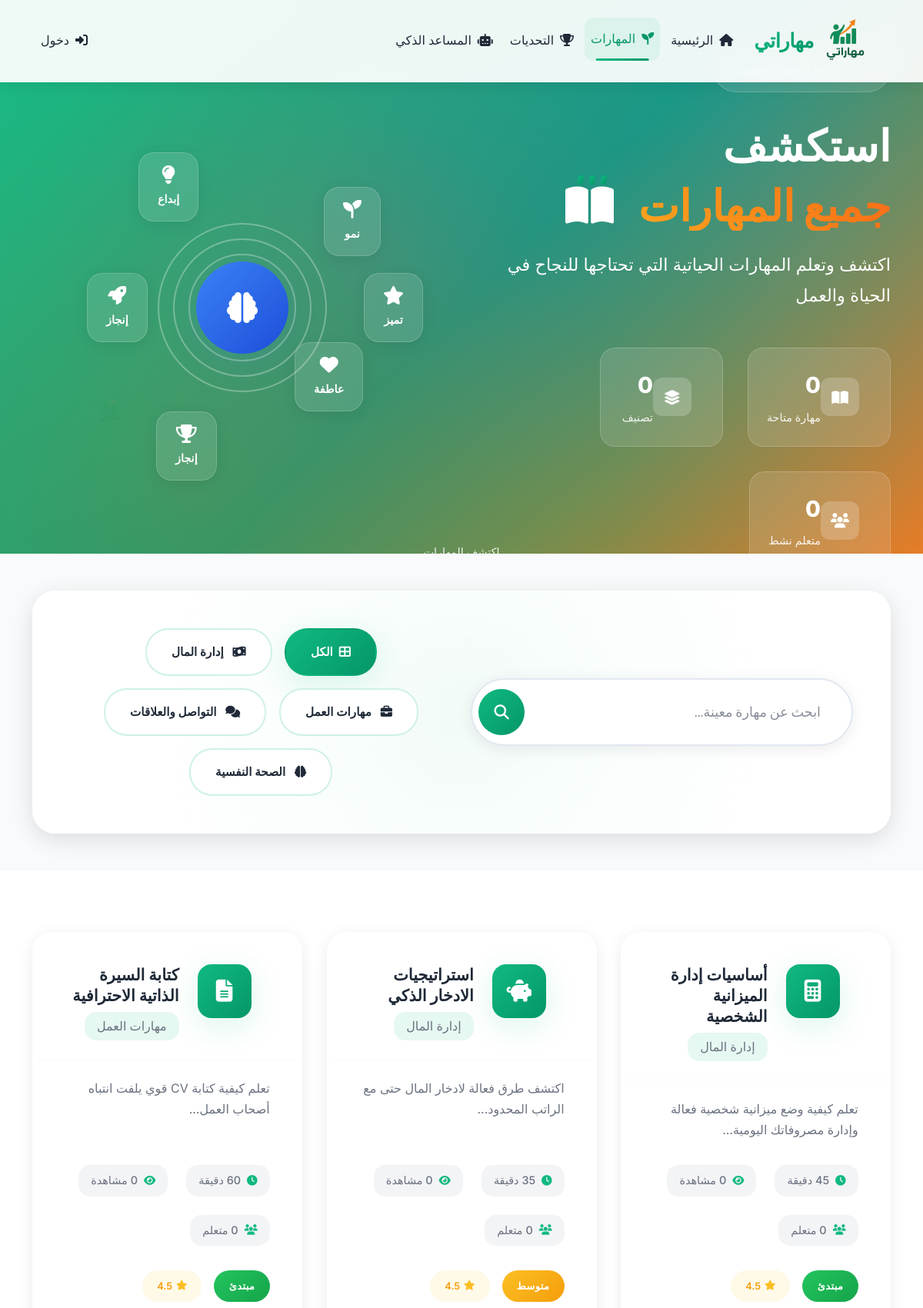
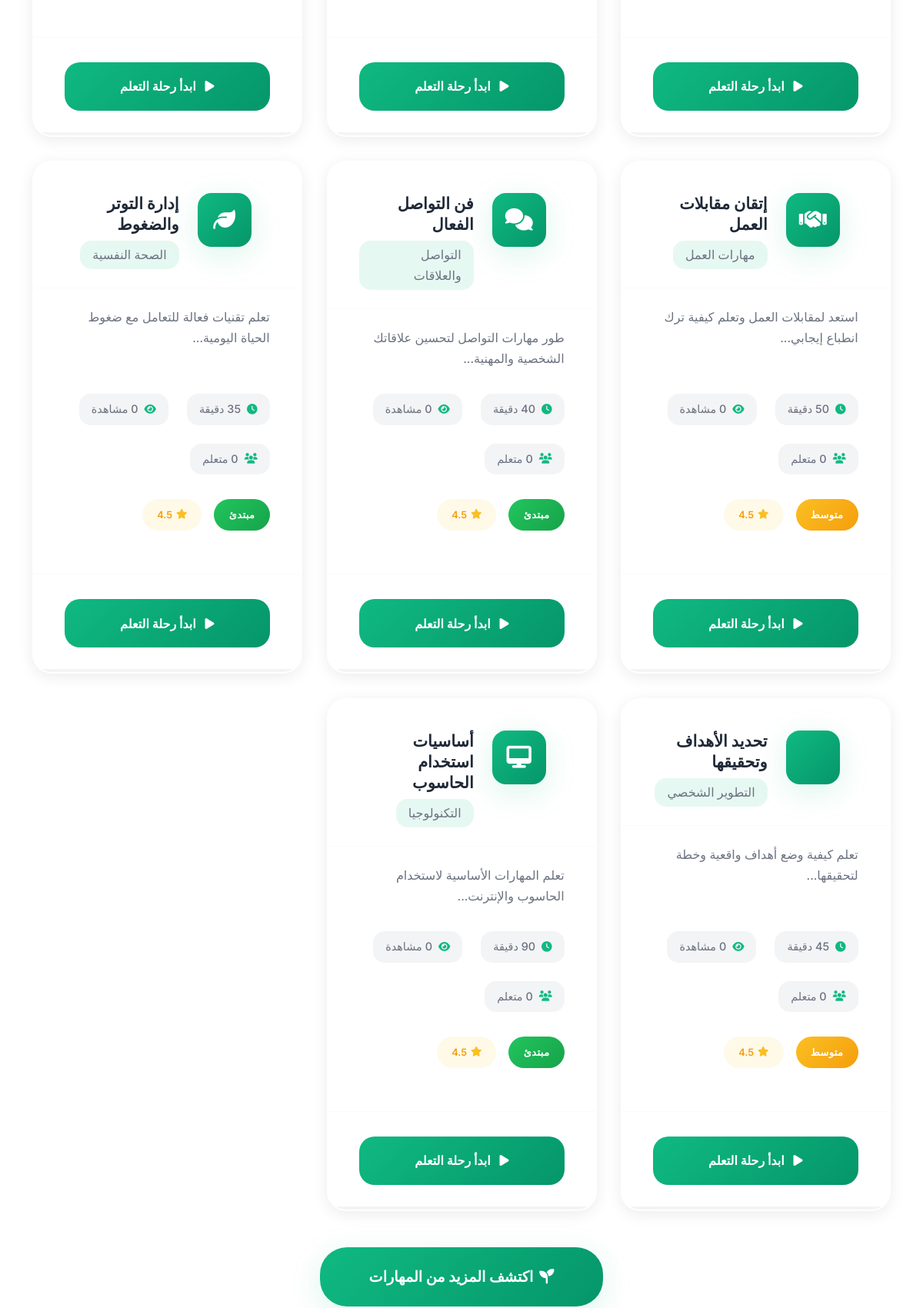
The page /skills.php (upper part) on the database its author committed (2 pictures, top to bottom).
### tables this page shows
CREATE TABLE skill_categories (
    id INT PRIMARY KEY AUTO_INCREMENT,
    name_ar VARCHAR(100) NOT NULL,
    description_ar TEXT,
    icon_class VARCHAR(50),
    color_code VARCHAR(7),
    sort_order INT DEFAULT 0,
    is_active BOOLEAN DEFAULT TRUE,
    created_at TIMESTAMP DEFAULT CURRENT_TIMESTAMP,
    INDEX idx_sort (sort_order),
    INDEX idx_active (is_active)
);

CREATE TABLE skills (
    id INT PRIMARY KEY AUTO_INCREMENT,
    category_id INT,
    title_ar VARCHAR(150) NOT NULL,
    description_ar TEXT,
    content_ar LONGTEXT,
    difficulty_level ENUM('beginner', 'intermediate', 'advanced'),
    estimated_time INT,  
    practical_examples TEXT,
    egyptian_context TEXT,
    icon_name VARCHAR(50),
    is_premium BOOLEAN DEFAULT FALSE,
    views_count INT DEFAULT 0,
    completion_rate DECIMAL(5,2) DEFAULT 0.00,
    is_active BOOLEAN DEFAULT TRUE,
    created_at TIMESTAMP DEFAULT CURRENT_TIMESTAMP,
    updated_at TIMESTAMP DEFAULT CURRENT_TIMESTAMP ON UPDATE CURRENT_TIMESTAMP,
    FOREIGN KEY (category_id) REFERENCES skill_categories(id) ON DELETE SET NULL,
    INDEX idx_category (category_id),
    INDEX idx_difficulty (difficulty_level),
    INDEX idx_premium (is_premium),
    INDEX idx_views (views_count),
    INDEX idx_active (is_active)
);

### skills.php (the view, shortened to what the rows shown need)
<?php
require_once 'config/config.php';
$skillsObj = new Skills();
$categoriesResult = $skillsObj->getCategories();
$categories = $categoriesResult['success'] ? $categoriesResult['data'] : [];
$selectedCategory = $_GET['category'] ?? null;
$userId = isLoggedIn() ? $_SESSION['user_id'] : null;
$skillsResult = $skillsObj->getSkills($selectedCategory, 20, 0, $userId);
$skills = $skillsResult['success'] ? $skillsResult['data'] : [];
$categoryName = 'جميع المهارات';
?>
<!DOCTYPE html>
<html lang="ar" dir="rtl">
<head>
    <link href="https://cdnjs.cloudflare.com/ajax/libs/font-awesome/6.4.0/css/all.min.css" rel="stylesheet">
    <link href="https://cdn.jsdelivr.net/npm/bootstrap@5.3.0/dist/css/bootstrap.rtl.min.css" rel="stylesheet">
    <link href="https://unpkg.com/aos@2.3.1/dist/aos.css" rel="stylesheet">
    <link href="css/index-styles.css" rel="stylesheet">
    <link href="css/skills-styles.css" rel="stylesheet">
</head>
<body>
    <section class="skills-hero-section position-relative overflow-hidden">
        <div class="container">
            <div class="row align-items-center min-vh-100">
                <div class="col-lg-6" data-aos="fade-right" data-aos-duration="1000">
                    <div class="hero-content">
                        <h1 class="hero-title mb-4" data-aos="fade-up" data-aos-delay="300">
                            استكشف
                            <span class="gradient-text"><?php echo htmlspecialchars($categoryName); ?></span>
                            <div class="growth-animation">
                                <i class="fas fa-book-open"></i>
                                <div class="growth-leaves">
                                    <span class="leaf leaf-1"></span>
                                    <span class="leaf leaf-2"></span>
                                    <span class="leaf leaf-3"></span>
                                </div>
                            </div>
                        </h1>
                    </div>
                </div>
            </div>
        </div>
    </section>
    <section class="search-filter-section py-5">
        <div class="container">
            <div class="search-filter-card glass-card" data-aos="zoom-in" data-aos-delay="200">
                <div class="row align-items-center">
                    <div class="col-lg-6">
                        <div class="filter-tabs">
                            <a href="skills.php" class="filter-tab <?php echo !$selectedCategory ? 'active' : ''; ?>" data-aos="fade-left" data-aos-delay="100">
                                <i class="fas fa-th-large me-2"></i>الكل
                                <div class="tab-glow"></div>
                            </a>
                            <?php foreach (array_slice($categories, 0, 4) as $index => $category): ?>
                            <a href="skills.php?category=<?php echo $category['id']; ?>"
                               class="filter-tab <?php echo $selectedCategory == $category['id'] ? 'active' : ''; ?>"
                               data-aos="fade-left" data-aos-delay="<?php echo ($index + 2) * 100; ?>">
                                <i class="<?php echo htmlspecialchars($category['icon_class'] ?? 'fas fa-star'); ?> me-2"></i>
                                <?php echo htmlspecialchars($category['name_ar']); ?>
                                <div class="tab-glow"></div>
                            </a>
                            <?php endforeach; ?>
                        </div>
                    </div>
                </div>
            </div>
        </div>
    </section>
    <section class="skills-grid-section py-5">
        <div class="container">
            <?php if (empty($skills)): ?>
                <div class="empty-state" data-aos="zoom-in">
                    <div class="empty-icon">
                        <img src="images/logo.png" alt="Logo" style="width: 60px; height: 60px;">
                        <div class="icon-growth-ring"></div>
                    </div>
                    <h3 class="empty-title">لا توجد مهارات في هذا التصنيف بعد</h3>
                    <p class="empty-description">
                        نحن نعمل باستمرار على إضافة مهارات جديدة لتطوير قدراتك.<br>
                        جرب تصنيفاً آخر أو عد لاحقاً لاكتشاف المحتوى الجديد!
                    </p>
                    <div class="empty-actions">
                        <a href="skills.php" class="btn btn-hero-primary btn-lg me-3">
                            <i class="fas fa-seedling me-2"></i>تصفح جميع المهارات
                            <div class="btn-sparkle"></div>
                        </a>
                        <a href="index.php" class="btn btn-hero-outline btn-lg">
                            <i class="fas fa-home me-2"></i>العودة للرئيسية
                        </a>
                    </div>
                </div>
            <?php else: ?>
                <div class="skills-grid" id="skillsGrid">
                    <?php foreach ($skills as $index => $skill): ?>
                    <div class="skill-card-container" data-aos="fade-up" data-aos-delay="<?php echo $index * 50; ?>">
                        <div class="skill-card-growth" data-tilt>
                            <div class="skill-header">
                                <div class="skill-icon-container">
                                    <div class="skill-icon-wrapper">
                                        <i class="<?php echo htmlspecialchars($skill['icon_name'] ?? 'fas fa-lightbulb'); ?> skill-icon"></i>
                                    </div>
                                </div>
                                <div class="skill-meta">
                                    <h5 class="skill-title"><?php echo htmlspecialchars($skill['title_ar']); ?></h5>
                                    <span class="skill-category"><?php echo htmlspecialchars($skill['category_name']); ?></span>
                                </div>
                            </div>
                            <div class="skill-body">
                                <p class="skill-description"><?php echo htmlspecialchars(substr($skill['description_ar'], 0, 120)) . '...'; ?></p>
                                <div class="skill-features">
                                    <div class="feature-item">
                                        <i class="fas fa-clock"></i>
                                        <span><?php echo $skill['estimated_time'] ?? 30; ?> دقيقة</span>
                                    </div>
                                    <div class="feature-item">
                                        <i class="fas fa-eye"></i>
                                        <span><?php echo number_format($skill['views_count']); ?> مشاهدة</span>
                                    </div>
                                    <div class="feature-item">
                                        <i class="fas fa-users"></i>
                                        <span><?php echo number_format($skill['learners_count'] ?? 0); ?> متعلم</span>
                                    </div>
                                </div>
                                <div class="skill-badges">
                                    <span class="difficulty-badge difficulty-<?php echo $skill['difficulty_level']; ?>">
                                        <?php
                                        $levels = ['beginner' => 'مبتدئ', 'intermediate' => 'متوسط', 'advanced' => 'متقدم'];
                                        echo $levels[$skill['difficulty_level']] ?? 'مبتدئ';
                                        ?>
                                    </span>
                                    <span class="rating-badge">
                                        <i class="fas fa-star"></i>
                                        <?php echo number_format($skill['rating'] ?? 4.5, 1); ?>
                                    </span>
                                </div>
                            </div>
                            <div class="skill-footer">
                                <?php if ($skill['is_premium'] && (!isLoggedIn() || $_SESSION['subscription_type'] === 'free')): ?>
                                    <a href="subscription.php" class="btn btn-premium-upgrade w-100">
                                        <i class="fas fa-crown me-2"></i>ترقية الاشتراك
                                        <div class="btn-growth-effect"></div>
                                    </a>
                                <?php else: ?>
                                    <a href="skill.php?id=<?php echo $skill['id']; ?>" class="btn btn-skill-growth w-100">
                                        <i class="fas fa-play me-2"></i>
                                        <?php echo isset($skill['user_progress']) && $skill['user_progress'] > 0 ? 'متابعة النمو' : 'ابدأ رحلة التعلم'; ?>
                                    </a>
                                <?php endif; ?>
                            </div>
                            <div class="card-shine"></div>
                            <div class="growth-indicator">
                            </div>
                        </div>
                    </div>
                    <?php endforeach; ?>
                </div>
            <?php endif; ?>
        </div>
    </section>
</body>
</html>

### rows shown on the page
skill_categories: name_ar "إدارة المال"
skill_categories: name_ar "مهارات العمل"
skill_categories: name_ar "التواصل والعلاقات"
skill_categories: name_ar "الصحة النفسية"
skills: title_ar "أساسيات إدارة الميزانية الشخصية", category.name_ar "إدارة المال", description_ar "تعلم كيفية وضع ميزانية شخصية فعالة وإدارة مصروفاتك اليومية", estimated_time "45", views_count "0", difficulty_level "مبتدئ", rating "4.5"
skills: title_ar "استراتيجيات الادخار الذكي", category.name_ar "إدارة المال", description_ar "اكتشف طرق فعالة لادخار المال حتى مع الراتب المحدود", difficulty_level "متوسط", rating "4.5"
skills: title_ar "كتابة السيرة الذاتية الاحترافية", category.name_ar "مهارات العمل", description_ar "تعلم كيفية كتابة CV قوي يلفت انتباه أصحاب العمل", difficulty_level "مبتدئ", rating "4.5"
skills: title_ar "إتقان مقابلات العمل", category.name_ar "مهارات العمل", description_ar "استعد لمقابلات العمل وتعلم كيفية ترك انطباع إيجابي", views_count "0", difficulty_level "متوسط", rating "4.5"
skills: title_ar "فن التواصل الفعال", category.name_ar "التواصل والعلاقات", description_ar "طور مهارات التواصل لتحسين علاقاتك الشخصية والمهنية", difficulty_level "مبتدئ", rating "4.5"
skills: title_ar "إدارة التوتر والضغوط", category.name_ar "الصحة النفسية", description_ar "تعلم تقنيات فعالة للتعامل مع ضغوط الحياة اليومية", difficulty_level "مبتدئ", rating "4.5"
skills: title_ar "تحديد الأهداف وتحقيقها", category.name_ar "التطوير الشخصي", description_ar "تعلم كيفية وضع أهداف واقعية وخطة لتحقيقها", estimated_time "45", views_count "0", difficulty_level "متوسط", rating "4.5"
skills: title_ar "أساسيات استخدام الحاسوب", category.name_ar "التكنولوجيا", description_ar "تعلم المهارات الأساسية لاستخدام الحاسوب والإنترنت", difficulty_level "مبتدئ", rating "4.5"

### other values the page prints
$categoryName "جميع المهارات"
$categoryDescription "اكتشف وتعلم المهارات الحياتية التي تحتاجها للنجاح في الحياة والعمل"
